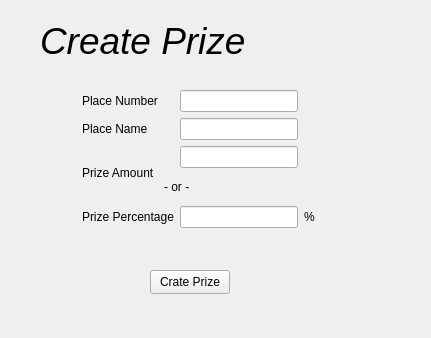
<?xml version="1.0" encoding="UTF-8"?>
<ui version="4.0">
 <class>CreatePrizeForm</class>
 <widget class="QWidget" name="CreatePrizeForm">
  <property name="geometry">
   <rect>
    <x>0</x>
    <y>0</y>
    <width>431</width>
    <height>338</height>
   </rect>
  </property>
  <property name="windowTitle">
   <string>Create Prize</string>
  </property>
  <widget class="QLabel" name="label_9">
   <property name="geometry">
    <rect>
     <x>40</x>
     <y>20</y>
     <width>291</width>
     <height>41</height>
    </rect>
   </property>
   <property name="font">
    <font>
     <pointsize>28</pointsize>
     <italic>true</italic>
    </font>
   </property>
   <property name="text">
    <string>Create Prize</string>
   </property>
   <property name="buddy">
    <cstring>PlaceNumberlineEdit</cstring>
   </property>
  </widget>
  <widget class="QPushButton" name="pushButton">
   <property name="geometry">
    <rect>
     <x>150</x>
     <y>270</y>
     <width>80</width>
     <height>24</height>
    </rect>
   </property>
   <property name="text">
    <string>Crate Prize</string>
   </property>
  </widget>
  <widget class="QWidget" name="layoutWidget">
   <property name="geometry">
    <rect>
     <x>82</x>
     <y>90</y>
     <width>233</width>
     <height>138</height>
    </rect>
   </property>
   <layout class="QGridLayout" name="gridLayout">
    <item row="0" column="0">
     <widget class="QLabel" name="label_6">
      <property name="text">
       <string>Place Number</string>
      </property>
      <property name="buddy">
       <cstring>PlaceNumberlineEdit</cstring>
      </property>
     </widget>
    </item>
    <item row="0" column="2">
     <widget class="QLineEdit" name="PlaceNumberlineEdit"/>
    </item>
    <item row="1" column="0">
     <widget class="QLabel" name="label_5">
      <property name="text">
       <string>Place Name</string>
      </property>
      <property name="buddy">
       <cstring>PrizePercentagelineEdit</cstring>
      </property>
     </widget>
    </item>
    <item row="1" column="2">
     <widget class="QLineEdit" name="PlaceNamelineEdit"/>
    </item>
    <item row="2" column="0" rowspan="2">
     <widget class="QLabel" name="label_7">
      <property name="text">
       <string>Prize Amount</string>
      </property>
      <property name="buddy">
       <cstring>PlaceNamelineEdit</cstring>
      </property>
     </widget>
    </item>
    <item row="2" column="2">
     <widget class="QLineEdit" name="PrizeAmountlineEdit"/>
    </item>
    <item row="3" column="1" colspan="2">
     <widget class="QLabel" name="label_10">
      <property name="text">
       <string>- or -</string>
      </property>
      <property name="buddy">
       <cstring>PrizeAmountlineEdit</cstring>
      </property>
     </widget>
    </item>
    <item row="4" column="0" colspan="2">
     <widget class="QLabel" name="label_8">
      <property name="text">
       <string>Prize Percentage</string>
      </property>
      <property name="buddy">
       <cstring>PrizeAmountlineEdit</cstring>
      </property>
     </widget>
    </item>
    <item row="4" column="2">
     <widget class="QLineEdit" name="PrizePercentagelineEdit"/>
    </item>
    <item row="4" column="3">
     <widget class="QLabel" name="label">
      <property name="text">
       <string>%</string>
      </property>
     </widget>
    </item>
   </layout>
  </widget>
 </widget>
 <resources/>
 <connections/>
</ui>
